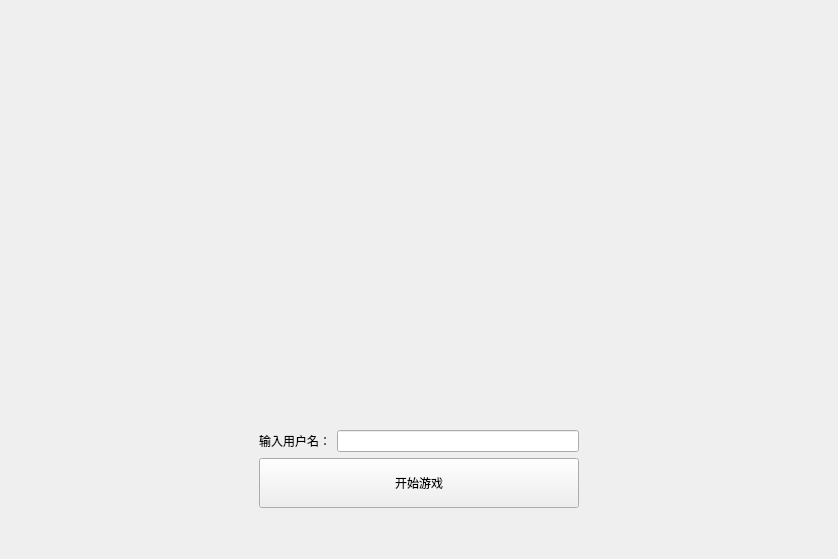
<?xml version="1.0" encoding="UTF-8"?>
<ui version="4.0">
 <class>WelcomeScene</class>
 <widget class="QWidget" name="WelcomeScene">
  <property name="geometry">
   <rect>
    <x>0</x>
    <y>0</y>
    <width>838</width>
    <height>559</height>
   </rect>
  </property>
  <property name="windowTitle">
   <string>Form</string>
  </property>
  <layout class="QGridLayout" name="gridLayout_2">
   <item row="0" column="0">
    <layout class="QGridLayout" name="gridLayout">
     <item row="2" column="2">
      <widget class="QLineEdit" name="nameedit"/>
     </item>
     <item row="2" column="1">
      <widget class="QLabel" name="label">
       <property name="text">
        <string>输入用户名：</string>
       </property>
      </widget>
     </item>
     <item row="1" column="2">
      <spacer name="verticalSpacer">
       <property name="orientation">
        <enum>Qt::Vertical</enum>
       </property>
       <property name="sizeType">
        <enum>QSizePolicy::Preferred</enum>
       </property>
       <property name="sizeHint" stdset="0">
        <size>
         <width>20</width>
         <height>40</height>
        </size>
       </property>
      </spacer>
     </item>
     <item row="2" column="3">
      <spacer name="horizontalSpacer_2">
       <property name="orientation">
        <enum>Qt::Horizontal</enum>
       </property>
       <property name="sizeHint" stdset="0">
        <size>
         <width>40</width>
         <height>20</height>
        </size>
       </property>
      </spacer>
     </item>
     <item row="3" column="1" colspan="2">
      <widget class="QPushButton" name="startgame">
       <property name="sizePolicy">
        <sizepolicy hsizetype="Preferred" vsizetype="Fixed">
         <horstretch>0</horstretch>
         <verstretch>0</verstretch>
        </sizepolicy>
       </property>
       <property name="minimumSize">
        <size>
         <width>70</width>
         <height>50</height>
        </size>
       </property>
       <property name="text">
        <string>开始游戏</string>
       </property>
      </widget>
     </item>
     <item row="2" column="0">
      <spacer name="horizontalSpacer">
       <property name="orientation">
        <enum>Qt::Horizontal</enum>
       </property>
       <property name="sizeHint" stdset="0">
        <size>
         <width>40</width>
         <height>20</height>
        </size>
       </property>
      </spacer>
     </item>
     <item row="4" column="1">
      <spacer name="verticalSpacer_2">
       <property name="orientation">
        <enum>Qt::Vertical</enum>
       </property>
       <property name="sizeType">
        <enum>QSizePolicy::Preferred</enum>
       </property>
       <property name="sizeHint" stdset="0">
        <size>
         <width>20</width>
         <height>40</height>
        </size>
       </property>
      </spacer>
     </item>
     <item row="0" column="0" colspan="4">
      <widget class="QLabel" name="piclabel">
       <property name="text">
        <string/>
       </property>
       <property name="alignment">
        <set>Qt::AlignCenter</set>
       </property>
      </widget>
     </item>
    </layout>
   </item>
  </layout>
 </widget>
 <resources/>
 <connections/>
</ui>
